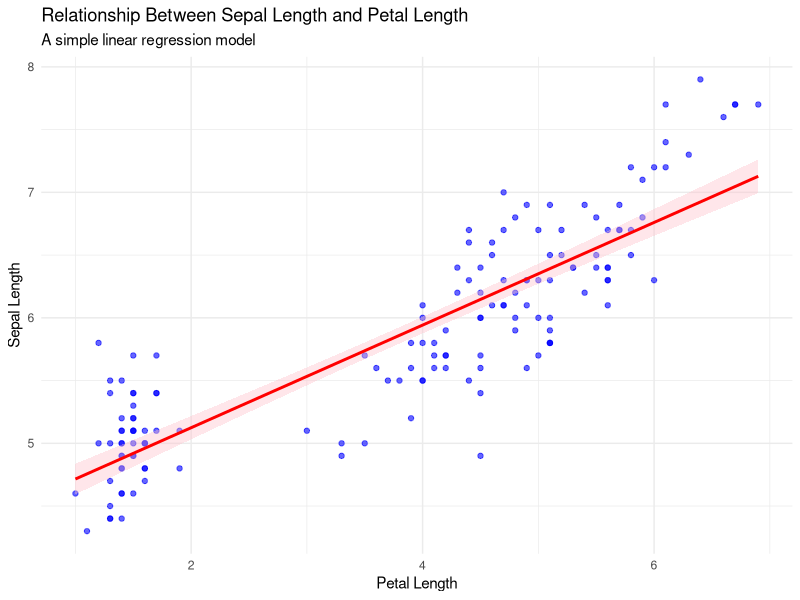
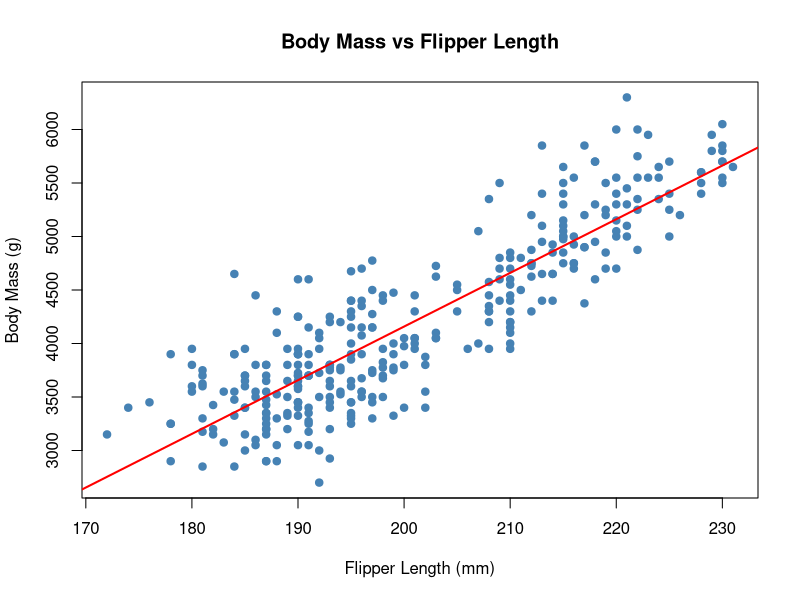

Write the R code that produced these figures, in order.
## ---- chunk 1
#| message: false
#| warning: false
#| output: false
# Load dataset
data(iris)

# Iris is a common data solution for testing models because of its relative simplicity
# Fit linear regression model
model <- lm(Sepal.Length ~ Petal.Length, data = iris)
## ---- chunk 2
#| message: false
#| warning: false
#| output: false
# ggplot2 is essential for great charts
install.packages('ggplot2')
library(ggplot2)
## ---- chunk 3
#| message: false
#| warning: false
#| output: true
# Create scatter plot with regression line
ggplot(iris, aes(x = Petal.Length, y = Sepal.Length)) +
  geom_point(color = "blue", alpha = 0.6) +  # Scatter points
  geom_smooth(method = "lm", color = "red", fill = "pink", se = TRUE) +  # Regression line
  labs(title = "Relationship Between Sepal Length and Petal Length",
       subtitle = "A simple linear regression model",
       x = "Petal Length",
       y = "Sepal Length") +
  theme_minimal()
## ---- chunk 4
#| message: false
#| warning: false
#| output: false
# Display model summary
summary(model)
## ---- chunk 5
# Load dataset
data(mtcars)

# Convert 'am' to a factor (0 = automatic, 1 = manual)
mtcars$am <- as.factor(mtcars$am)

# Fit a logistic regression model
model <- glm(am ~ mpg, data = mtcars, family = binomial)

# Summary of the model
summary(model)
## ---- chunk 6
# Install if you haven't already
install.packages("palmerpenguins")

# Load the package
library(palmerpenguins)
## ---- chunk 7

# Load the data
data("penguins")

# Remove rows with missing values
penguins_clean <- na.omit(penguins)

# Fit a linear regression model: body_mass_g ~ flipper_length_mm
model <- lm(body_mass_g ~ flipper_length_mm, data = penguins_clean)

# Show summary of the model
summary(model)
## ---- chunk 8
# Plot
plot(penguins_clean$flipper_length_mm, penguins_clean$body_mass_g,
     main = "Body Mass vs Flipper Length",
     xlab = "Flipper Length (mm)",
     ylab = "Body Mass (g)",
     pch = 19, col = "steelblue")

# Add regression line
abline(model, col = "red", lwd = 2)
